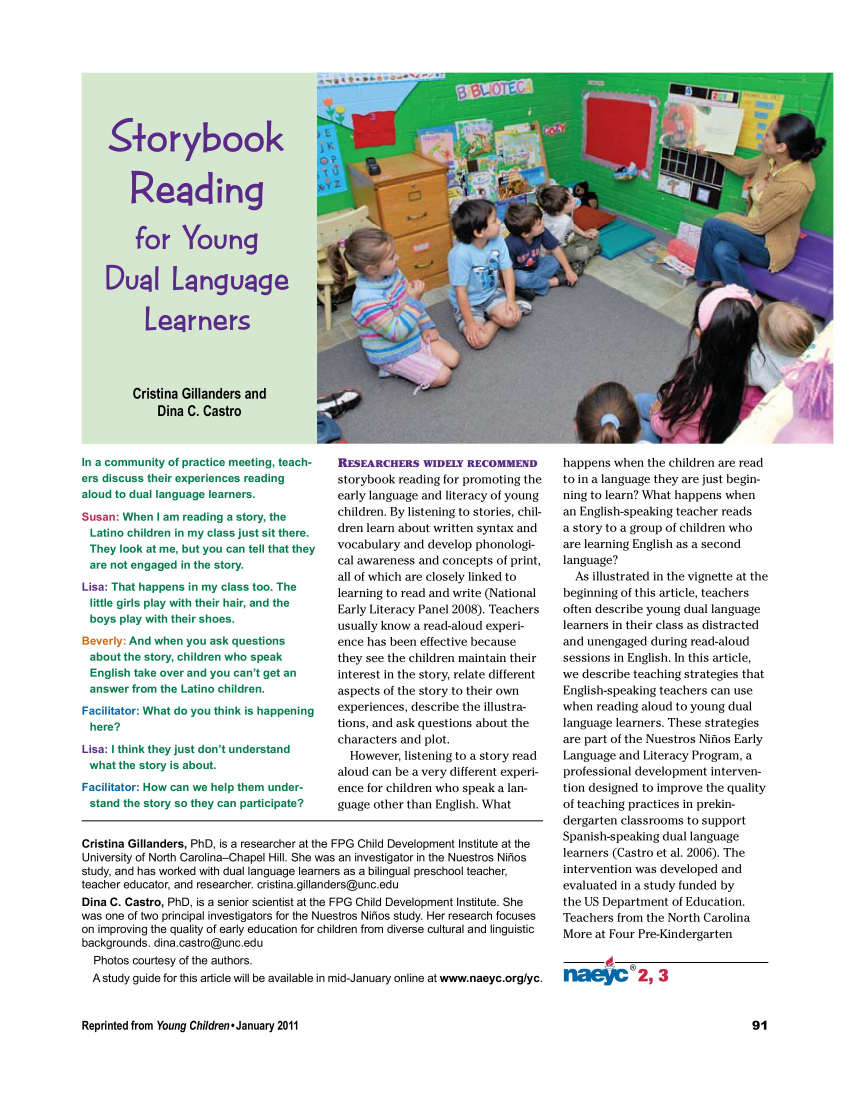
#> input picture gillanderscastro-NAEYC-pages.jpg, 2550 x 3300 px, found by its file name (shown at 1/3 size); its folder holds only this picture in this run
$ jupyter execute --allow-errors ANC_FInal_code.ipynb   (shell and % lines are left out)
#> lines starting #> are read from the running program, lines starting #| are printed output that depends on the picture
[cell 1]
# If you have already installed from requirements.txt, this will just be a no-op.

import os
import torch
from transformers import AutoModel, AutoTokenizer
from pathlib import Path
import requests
from IPython.display import Markdown, Image, display

MODEL_NAME = "deepseek-ai/DeepSeek-OCR"

print("Loading tokenizer and model:", MODEL_NAME)
#> (the rest of this cell did not finish here and is left out)

#> (a cell that did not finish here is left out)

[cell 3]
# === Deep Parsing card – text width matches image width ===
from pathlib import Path
from PIL import Image, ImageDraw, ImageFont
from IPython.display import display
import os

project_root = Path(".").resolve()
data_dir = project_root / "data"
output_dir = project_root / "outputs"
output_dir.mkdir(exist_ok=True)

# 1) Load full page and crop ONLY the classroom photo
page_path = data_dir / "gillanderscastro-NAEYC-pages.jpg"
page_img = Image.open(page_path).convert("RGB")
#> page_img is the input picture: PIL image 2550x3300 RGB; mean R, G, B 209.5, 214, 210
W, H = page_img.size
#> W = 2550; H = 3300
print("Page size:", W, H)
#| Page size: 2550 3300

crop_box = (
    int(W * 0.44),   # left
    int(H * 0.07),   # top
    int(W * 0.98),   # right
    int(H * 0.40),   # bottom
)
#> crop_box = (1122, 231, 2499, 1320)
figure_img = page_img.crop(crop_box)
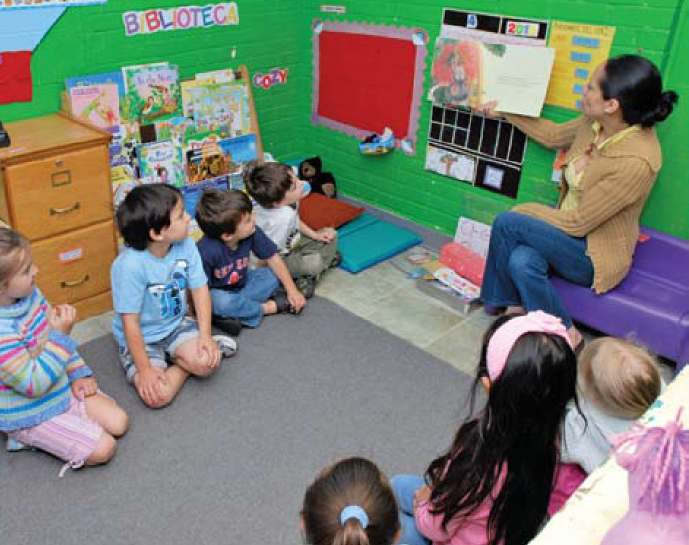
#> figure_img: PIL image 1377x1089 RGB (shown at 1/2 size); mean R, G, B 119.2, 126.2, 115.2

figure_path = output_dir / "deep_parsing_figure.jpg"
figure_img.save(figure_path)
print("Saved cropped figure as:", figure_path)

#display(figure_img)

# 2) Run DeepSeek-OCR parsing: "<image>\nParse the figure."
parse_prompt = "<image>\nParse the figure."

#> (the rest of this cell did not finish here and is left out)
